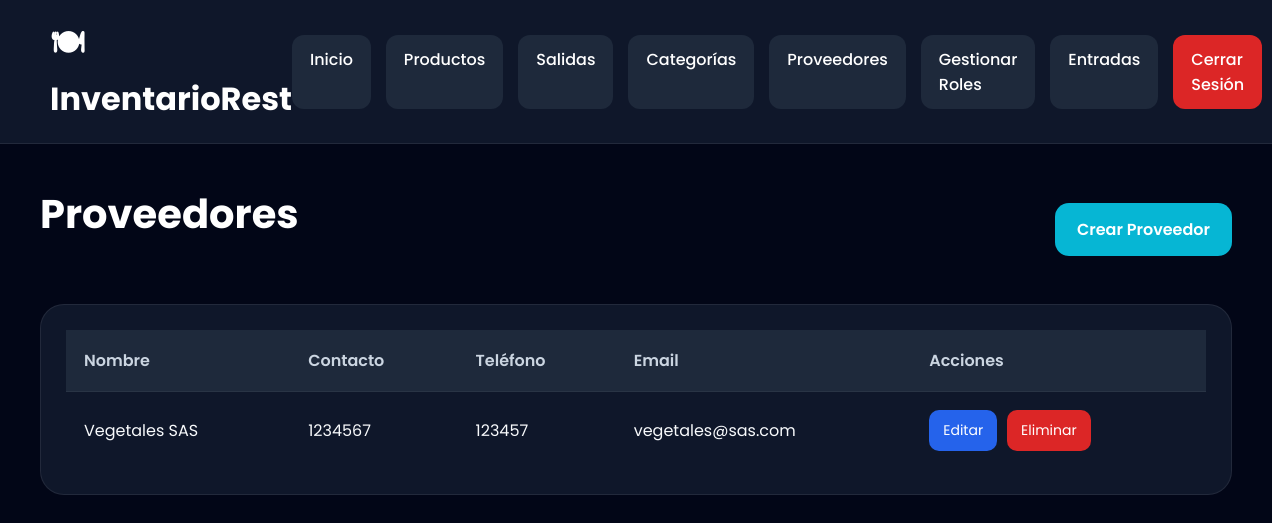
Page /proveedores/ (signed in) on the committed database.
### modulo/models.py (models this page shows, shortened)
class Proveedor(models.Model):
    nombre = models.CharField(
        max_length=100
    )
    contacto = models.CharField(
        max_length=100,
        blank=True,
        null=True
    )
    telefono = models.CharField(
        max_length=20,
        blank=True,
        null=True
    )
    email = models.EmailField(
        blank=True,
        null=True
    )
    direccion = models.CharField(
        max_length=200,
        blank=True,
        null=True
    )
    class Meta:
        verbose_name = "Proveedor"
        verbose_name_plural = "Proveedores"

### modulo/views.py (the view)
@login_required
def lista_proveedores(request):
    if request.user.usuario.rol != 'admin':
        return redirect('dashboard')
    proveedores = Proveedor.objects.all()
    return render(
        request,
        'modulo/lista_proveedores.html',
        {
            'proveedores': proveedores
        }
    )

### modulo/templates/modulo/lista_proveedores.html (shortened to what this page needs)
{% extends 'modulo/base.html' %}
{% block content %}
<div class="products-page">
    <div class="products-header">
        <h1 class="page-title">
            Proveedores
        </h1>
        <a href="{% url 'crear_proveedor' %}"
           class="create-product-btn">
            Crear Proveedor
        </a>
    </div>
    <div class="products-card">
        <table class="products-table">
            <thead>
                <tr>
                    <th>Nombre</th>
                    <th>Contacto</th>
                    <th>Teléfono</th>
                    <th>Email</th>
                    <th>Acciones</th>
                </tr>
            </thead>
            <tbody>
                {% for proveedor in proveedores %}
                <tr>
                    <td>{{ proveedor.nombre }}</td>
                    <td>{{ proveedor.contacto }}</td>
                    <td>{{ proveedor.telefono }}</td>
                    <td>{{ proveedor.email }}</td>
                    <td>
                        <div class="actions-group">
                            <a href="{% url 'editar_proveedor' proveedor.id %}"
                               class="edit-btn">
                                Editar
                            </a>
                            <a href="{% url 'eliminar_proveedor' proveedor.id %}"
                               class="delete-btn">
                                Eliminar
                            </a>
                        </div>
                    </td>
                </tr>
                {% endfor %}
            </tbody>
        </table>
    </div>
</div>
{% endblock %}

### modulo/static/modulo/css/base.css (style rules this page uses)
* { margin: 0; padding: 0; box-sizing: border-box; }
body { font-family: 'Poppins', sans-serif; background: #020617; color: white; min-height: 100vh; }
h1 { font-size: 42px; margin-bottom: 30px; }
.products-page { width: 100%; }
.products-header { display: flex; justify-content: space-between; align-items: center; margin-bottom: 30px; }
.page-title { font-size: 40px; color: white; }
.create-product-btn { text-decoration: none; background: #06b6d4; color: white; padding: 14px 22px; border-radius: 14px; font-weight: 600; transition: 0.3s; }
.products-card { background: #0f172a; border-radius: 24px; padding: 25px; border: 1px solid rgba(255,255,255,0.08); overflow-x: auto; }
.products-table { width: 100%; border-collapse: collapse; }
.products-table thead { background: #1e293b; }
.products-table th { padding: 18px; text-align: left; color: #cbd5e1; font-weight: 600; }
.products-table td { padding: 18px; border-top: 1px solid rgba(255,255,255,0.05); color: #f8fafc; }
.products-table tbody tr { transition: 0.3s; }
.actions-group { display: flex; gap: 10px; }
.edit-btn { text-decoration: none; background: #2563eb; color: white; padding: 10px 14px; border-radius: 10px; font-size: 14px; transition: 0.3s; }
.delete-btn { text-decoration: none; background: #dc2626; color: white; padding: 10px 14px; border-radius: 10px; font-size: 14px; transition: 0.3s; }

### rows in the picture
Proveedor: nombre "Vegetales SAS", contacto "1234567", telefono "123457", email "vegetales@sas.com"
